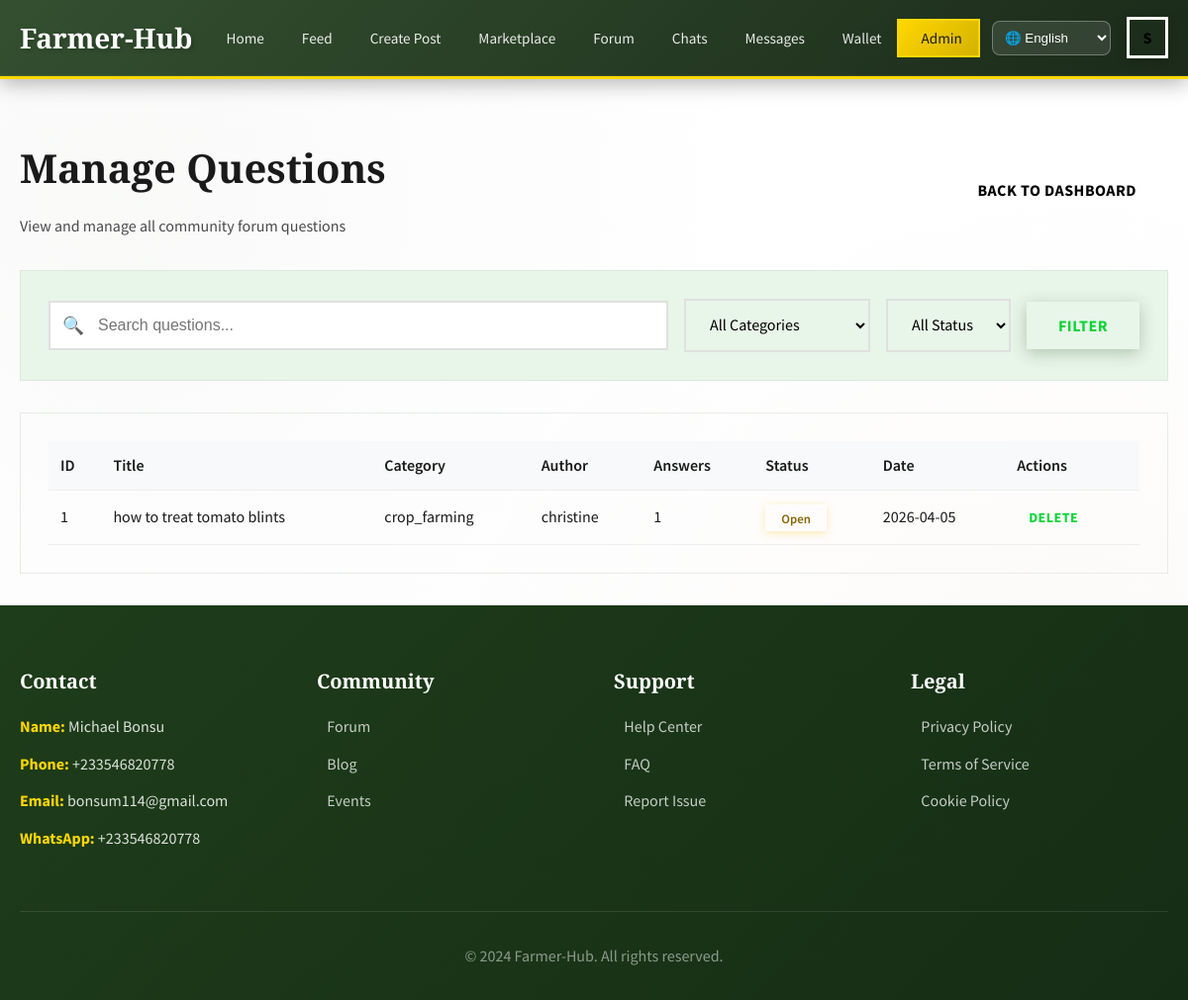
Page /admin/questions (signed in) on the committed database.
### app.py (models this page shows, shortened)
class User(UserMixin, db.Model):
    id = db.Column(db.Integer, primary_key=True)
    username = db.Column(db.String(80), unique=True, nullable=False)
    email = db.Column(db.String(120), unique=True, nullable=False)
    password_hash = db.Column(db.String(200), nullable=False)
    full_name = db.Column(db.String(100), nullable=False)
    location = db.Column(db.String(100))
    farm_type = db.Column(db.String(50))  # crop, livestock, mixed
    bio = db.Column(db.Text)
    avatar = db.Column(db.String(200), default='default-avatar.png')
    social_provider = db.Column(db.String(20))  # google, facebook, twitter, local
    language = db.Column(db.String(10), default='en')  # en, es, fr, de, zh, hi
    is_admin = db.Column(db.Boolean, default=False)
    is_active = db.Column(db.Boolean, default=True)
    created_at = db.Column(db.DateTime, default=datetime.utcnow)
    last_login = db.Column(db.DateTime)
    login_count = db.Column(db.Integer, default=0)
    products = db.relationship('Product', backref='seller', lazy=True)
    questions = db.relationship('Question', backref='author', lazy=True)
    answers = db.relationship('Answer', backref='author', lazy=True)
    offers_sent = db.relationship('Offer', foreign_keys='Offer.buyer_id', backref='buyer', lazy=True)
    offers_received = db.relationship('Offer', foreign_keys='Offer.seller_id', backref='seller', lazy=True)
    messages_sent = db.relationship('Message', foreign_keys='Message.sender_id', backref='sender', lazy=True)
    messages_received = db.relationship('Message', foreign_keys='Message.receiver_id', backref='receiver', lazy=True)

class Question(db.Model):
    id = db.Column(db.Integer, primary_key=True)
    author_id = db.Column(db.Integer, db.ForeignKey('user.id'), nullable=False)
    title = db.Column(db.String(200), nullable=False)
    description = db.Column(db.Text, nullable=False)
    category = db.Column(db.String(50))  # crop_farming, animal_husbandry, equipment, weather, market
    tags = db.Column(db.String(200))
    image_url = db.Column(db.String(200))
    solved = db.Column(db.Boolean, default=False)
    created_at = db.Column(db.DateTime, default=datetime.utcnow)
    answers = db.relationship('Answer', backref='question', lazy=True, cascade='all, delete-orphan')

### app.py (the view)
@app.route('/admin/questions')
@login_required
@admin_required
def admin_questions():
    search = request.args.get('search')
    category = request.args.get('category')
    solved = request.args.get('solved')
    query = Question.query
    if search:
        query = query.filter(Question.title.ilike(f'%{search}%'))
    if category:
        query = query.filter_by(category=category)
    if solved == 'yes':
        query = query.filter_by(solved=True)
    elif solved == 'no':
        query = query.filter_by(solved=False)
    questions = query.order_by(Question.created_at.desc()).all()
    return render_template('admin/questions.html', questions=questions)

### app.py (called while the page is built)
@login_manager.user_loader
def load_user(user_id):
    return User.query.get(int(user_id))

@app.context_processor
def inject_translations():
    lang = 'en'
    if current_user.is_authenticated and current_user.language:
        lang = current_user.language
    elif session.get('language'):
        lang = session['language']
    return dict(
        languages=LANGUAGES,
        current_language=lang,
        t=TRANSLATIONS.get(lang, TRANSLATIONS['en'])
    )

def admin_required(f):
    from functools import wraps
    @wraps(f)
    def decorated_function(*args, **kwargs):
        if not current_user.is_authenticated:
            flash('Please log in to access this page.', 'error')
            return redirect(url_for('login'))
        if not current_user.is_admin:
            flash('You do not have admin privileges.', 'error')
            return redirect(url_for('dashboard'))
        return f(*args, **kwargs)
    return decorated_function

### templates/admin/questions.html (shortened to what this page needs)
{% extends "layout.html" %}
{% block content %}
<div class="container mt-4">
    <div class="d-flex justify-between align-center mb-4">
        <div>
            <h1 style="color: #1A1A1A;">Manage Questions</h1>
            <p class="text-secondary" style="color: #4A4A4A;">View and manage all community forum questions</p>
        </div>
        <a href="{{ url_for('admin_dashboard') }}" class="btn btn-outline">Back to Dashboard</a>
    </div>
    <div class="marketplace-filters mb-4">
        <form method="GET" class="filter-group">
            <div class="search-box">
                <input type="text" name="search" placeholder="Search questions..." value="{{ request.args.get('search', '') }}">
            </div>
            <select name="category" class="form-select" style="width: auto;">
                <option value="">All Categories</option>
            </select>
            <select name="status" class="form-select" style="width: auto;">
                <option value="">All Status</option>
            </select>
            <button type="submit" class="btn btn-primary">Filter</button>
        </form>
    </div>
    <div class="card">
        <div class="card-body" style="color: #1A1A1A;">
            <table class="table">
                <thead>
                    <tr style="color: #33cf0c;">
                        <th>ID</th>
                        <th>Title</th>
                        <th>Category</th>
                        <th>Author</th>
                        <th>Answers</th>
                        <th>Status</th>
                        <th>Date</th>
                        <th>Actions</th>
                    </tr>
                </thead>
                <tbody style="color: #1A1A1A;">
                    {% for question in questions %}
                    <tr style="color: #1A1A1A;">
                        <td>{{ question.id }}</td>
                        <td>{{ question.title }}</td>
                        <td>{{ question.category }}</td>
                        <td>{{ question.author.username }}</td>
                        <td>{{ question.answers|length }}</td>
                        <td>
                            {% if question.solved %}
                            <span class="solved-badge">Solved</span>
                            {% else %}
                            <span class="unsolved-badge">Open</span>
                            {% endif %}
                        </td>
                        <td>{{ question.created_at.strftime('%Y-%m-%d') }}</td>
                        <td>
                            <form method="POST" action="{{ url_for('admin_delete_question', question_id=question.id) }}" style="display:inline;" onsubmit="return confirm('Are you sure you want to delete this question?');">
                                <button type="submit" class="btn btn-sm btn-danger">Delete</button>
                            </form>
                        </td>
                    </tr>
                    {% else %}
                    <tr>
                        <td colspan="8" class="text-center">No questions found</td>
                    </tr>
                    {% endfor %}
                </tbody>
            </table>
        </div>
    </div>
</div>
{% endblock %}

### templates/layout.html (shortened to what this page needs)
<!DOCTYPE html>
<html lang="en">
<head>
    <link rel="stylesheet" href="{{ url_for('static', filename='css/style.css') }}">
    <link rel="stylesheet" href="{{ url_for('static', filename='css/animations.css') }}">
</head>
<body>
    {% if current_user.is_authenticated %}
    <nav class="navbar">
        <div class="navbar-container">
            <a href="{{ url_for('dashboard') }}" class="navbar-brand">
                Farmer-Hub
            </a>
            <div class="navbar-dashboard">
                <ul class="navbar-menu">
                    <li><a href="{{ url_for('dashboard') }}" title="Dashboard"><span class="nav-text">Home</span></a></li>
                    <li><a href="{{ url_for('feed') }}" title="Feed"><span class="nav-text">Feed</span></a></li>
                    <li><a href="{{ url_for('create_post') }}" title="Create Post"><span class="nav-text">Create Post</span></a></li>
                    <li><a href="{{ url_for('marketplace') }}" title="Marketplace"><span class="nav-text">Marketplace</span></a></li>
                    <li><a href="{{ url_for('forum') }}" title="Forum"><span class="nav-text">Forum</span></a></li>
                    <li><a href="{{ url_for('chats') }}" title="Chats"><span class="nav-text">Chats</span></a></li>
                    <li><a href="{{ url_for('messages') }}" title="Messages"><span class="nav-text">Messages</span></a></li>
                    <li><a href="{{ url_for('wallet') }}" title="Wallet"><span class="nav-text">Wallet</span></a></li>
                    {% if current_user.is_admin %}
                    <li><a href="{{ url_for('admin_dashboard') }}" title="Admin" class="admin-link"><span class="nav-text">Admin</span></a></li>
                    {% endif %}
                </ul>
            </div>
            <div class="navbar-actions">
                <div class="language-selector">
                    <select onchange="window.location.href='?lang='+this.value" style="padding: 0.5rem; border-radius: 8px; border: 1px solid rgba(255,255,255,0.3); background: rgba(255,255,255,0.1); color: white;">
                        <option value="en" {% if session.get('lang')=='en' or not session.get('lang') %}selected{% endif %}>🌐 English</option>
                    </select>
                </div>
                <div class="user-dropdown">
                    <div class="user-avatar">
                        {{ current_user.full_name[0]|upper }}
                    </div>
                </div>
            </div>
        </div>
    </nav>
    {% endif %}
    <div class="main-content">
        {% block content %}{% endblock %}
    </div>
    {% if current_user.is_authenticated %}
    <footer class="footer" style="background: linear-gradient(135deg, #1E3D1A 0%, #152d15 100%); color: white; padding: 4rem 0 2rem;">
        <div class="container">
            <div class="footer-content">
                <div class="footer-section" style="color: white;">
                    <h4 style="color: white;">Contact</h4>
                    <ul style="color: rgba(255,255,255,0.85);">
                        <li><strong style="color: #FFD700;">Name:</strong> Michael Bonsu</li>
                        <li><strong style="color: #FFD700;">Phone:</strong> +233546820778</li>
                        <li><strong style="color: #FFD700;">Email:</strong> bonsum114@gmail.com</li>
                        <li><strong style="color: #FFD700;">WhatsApp:</strong> +233546820778</li>
                    </ul>
                </div>
                <div class="footer-section">
                    <h4>Community</h4>
                    <ul>
                        <li><a href="{{ url_for('forum') }}">Forum</a></li>
                        <li><a href="#">Blog</a></li>
                        <li><a href="#">Events</a></li>
                    </ul>
                </div>
                <div class="footer-section">
                    <h4>Support</h4>
                    <ul>
                        <li><a href="#">Help Center</a></li>
                        <li><a href="#">FAQ</a></li>
                        <li><a href="#">Report Issue</a></li>
                    </ul>
                </div>
                <div class="footer-section">
                    <h4>Legal</h4>
                    <ul>
                        <li><a href="#">Privacy Policy</a></li>
                        <li><a href="#">Terms of Service</a></li>
                        <li><a href="#">Cookie Policy</a></li>
                    </ul>
                </div>
            </div>
            <div class="footer-bottom">
                <p>&copy; 2024 Farmer-Hub. All rights reserved.</p>
            </div>
        </div>
    </footer>
    {% endif %}
</body>
</html>

### css/animations.css (style rules this page uses)
.card { transition: all 0.3s cubic-bezier(0.4, 0, 0.2, 1); }
.btn { position: relative; overflow: hidden; }
.btn::before { content: ''; position: absolute; top: 0; left: -100%; width: 100%; height: 100%; background: linear-gradient( 90deg, transparent, rgba(255, 255, 255, 0.3), transparent ); transition: left 0.5s ease; }
.navbar-menu a { position: relative; }
.navbar-menu a::after { content: ''; position: absolute; bottom: 0; left: 50%; width: 0; height: 2px; background: #FFD700; transition: all 0.3s ease; transform: translateX(-50%); }

### templates/admin/questions.html (style rules this page uses)
.table { width: 100%; border-collapse: collapse; }
.table th, .table td { padding: 12px; text-align: left; border-bottom: 1px solid #eee; color: #1A1A1A; }
.table th { background: #f8f9fa; font-weight: 600; }
.btn-danger { background: #dc3545; color: white; border: none; padding: 6px 12px; border-radius: 4px; cursor: pointer; }

### rows in the picture
User: full_name "S"
Question: id "1", title "how to treat tomato blints", category "crop_farming", author.username "christine", answers|length "1", solved "Open", created_at "2026-04-05"
